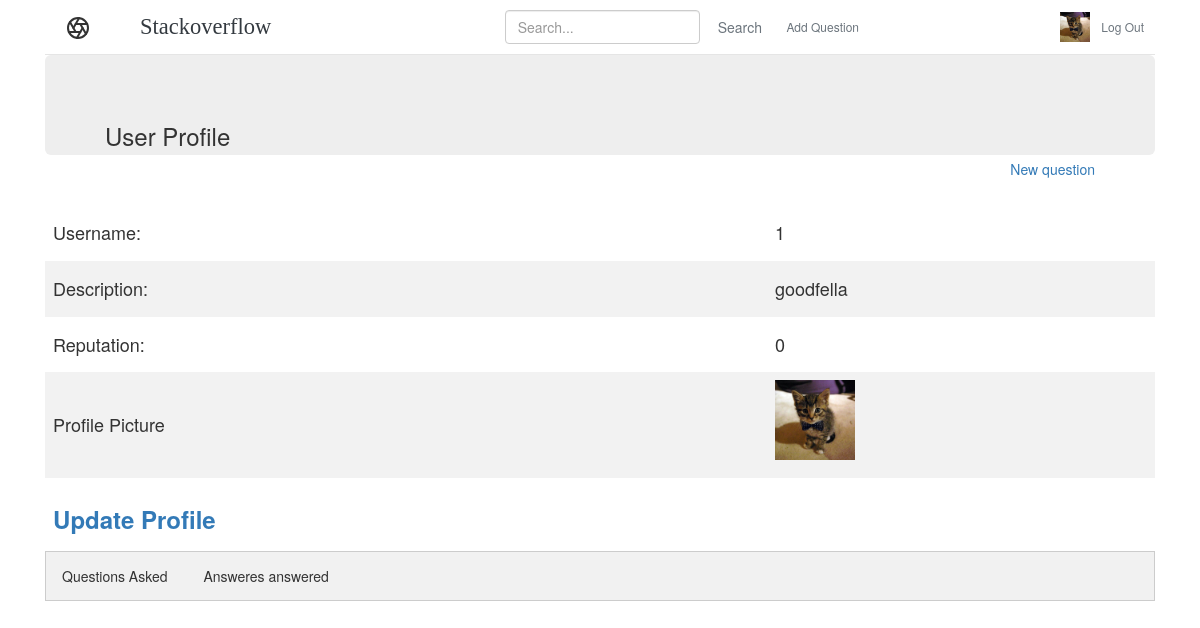
/auth/1/profile (signed in), run on the app's committed database.
### tables this page shows
CREATE TABLE user (
  id INTEGER PRIMARY KEY AUTOINCREMENT,
  username TEXT UNIQUE NOT NULL,
  email TEXT UNIQUE NOT NULL,
  password TEXT NOT NULL,
  description VARCHAR(100) NULL,
  reputation INTEGER DEFAULT 0,
  profile_picture VARCHAR(256) DEFAULT NULL
);

### flaskr/auth.py (the view)
@bp.route('/<int:id>/profile')
def profile(id):
    db = get_db()
    posts=db.execute('SELECT * FROM post WHERE author_id = ?', (id,)).fetchall()
    ans1=db.execute('SELECT * FROM answer WHERE author_id = ?', (id,)).fetchall()
    result=db.execute('SELECT * FROM user WHERE id = ?', (id,)).fetchone()
    ans=[]
    for i in ans1:
        ans.append(db.execute('SELECT * FROM post WHERE qid = ?', (i['qid'],)).fetchone())
    return render_template('auth/profile.html',result=result,posts=posts,ans=ans)

### flaskr/auth.py (called while the page is built)
@bp.before_app_request
def load_logged_in_user():
    user_id = session.get('user_id')
    if user_id is None:
        g.user = None
    else:
        g.user = get_db().execute(
            'SELECT * FROM user WHERE id = ?', (user_id,)
        ).fetchone()

### flaskr/db.py (called while the page is built)
def get_db():
    if 'db' not in g:
        g.db = sqlite3.connect(
            current_app.config['DATABASE'],
            detect_types=sqlite3.PARSE_DECLTYPES
        )
        g.db.row_factory = sqlite3.Row
    return g.db

### flaskr/templates/auth/profile.html (shortened to what this page needs)
{% extends 'base.html' %}
{% block header %}
  <div class="jumbotron">
      <h3>{% block title %}User Profile{% endblock %}</h3>
      {% if g.user %}
    <a class="action" style="float:right;" href="{{ url_for('question.create') }}">New question</a>
  {% endif %}
  </div>
  {% endblock %}
{%block content%}
<br>
<table >
      <tr><td><h4>Username:</h4></td><td><h4>{{result[0]}}</h4></td></td></tr>
      <tr><td><h4>Description:</h4></td><td><h4>{{result['description']}}</h4></td>   </tr>
      <tr><td><h4>Reputation:</h4></td><td><h4>{{result['reputation']}}</h4></td></tr>
      <tr><td><h4>Profile Picture</td>
        <td>
          {%if g.user['id']==result[0]%}
              {%if g.user['profile_picture']%}
                  <img width="80px" height="80px" class="image-fluid" src="{{ url_for('static', filename=g.user['profile_picture'])}}"><h4></td>
              {%else%}
                  <img width="80px" height="80px" class="image-fluid" src="{{ url_for('static', filename='images/default.png')}}"><h4></td>
              {%endif%}
          {%else%}
              <img width="80px" height="80px" class="image-fluid" src="{{ url_for('static', filename=result['profile_picture'])}}">
          {%endif%}
        {%if g.user['id']==result[0]%}
            <tr><td> <h4> <a class="action" href="{{ url_for('auth.update_profile',id=g.user['id']) }}"><h3><b>Update Profile</b></h3></a></h4></td></tr>
        {% endif %}
  </table>
  <div class="tabs">
      <button class="tablinks"  onclick="open_tab(event, 'questions_asked')">Questions Asked</button>
      <button class="tablinks" onclick="open_tab(event, 'answers_answered')">Answeres answered</button>
  </div>
  {% endblock %}

### flaskr/templates/base.html (shortened to what this page needs)
<!doctype html>
    <link rel="stylesheet" href="https://use.fontawesome.com/releases/v5.5.0/css/all.css">
    <link rel="stylesheet" href="https://maxcdn.bootstrapcdn.com/bootstrap/4.0.0/css/bootstrap.min.css"
>
    <link type="text/css" rel="stylesheet" href="{{ url_for('static', filename='css/style.css') }}">
<link rel="stylesheet" href="{{ url_for('static', filename='css/style.css') }}">
<link rel="stylesheet" href="https://cdnjs.cloudflare.com/ajax/libs/twitter-bootstrap/3.3.7/css/bootstrap.min.css">
<link rel="stylesheet" href="https://cdnjs.cloudflare.com/ajax/libs/bootstrap-tagsinput/0.8.0/bootstrap-tagsinput.css">
<link rel="stylesheet" href="{{ url_for('static', filename='css/bootstrap-tagsinput.css') }}">
<body>
    <div class="container">
        <header class="blog-header py-3">
            <div class="row flex-nowrap justify-content-between align-items-center">
                <div class="col-1 pt-1">
                </div>
                <div class="col-3 text-left">
                    <a class="blog-header-logo text-dark" href="{{ url_for('question.index')}}">Stackoverflow</a>
                </div>
                <div class="col-4 d-flex justify-content-end align-items-right">
                    <form class="form-inline my-0 my-sm-0" method="post" action="/search">
                         <input class="form-control mr-sm-2" type="search" placeholder="Search..." aria-label="Search" name="pattern">
                        <button class="btn btn-outline-secondary" type="submit">Search</button>
                    </form>
                </div>
                {% if g.user %}
                <div class="col-1 d-flex justify-content-end align-items-right">
                    <form action="/create">
                      <button type="submit" class="btn btn-sm btn-outline-secondary">Add Question</button>
                      </form>
                </div>
                <div class="col-3 d-flex justify-content-end align-items-left">
                    <div class="profile-pic">
                        {%if g.user['profile_picture']%}
                                <a href="{{ url_for('auth.profile',id=g.user['id']) }}">
                                <img width="30px" height="30px" class="image-fluid" src="{{ url_for('static', filename=g.user['profile_picture'])}}"></a>
                        {%else%}
                                <a href="{{ url_for('auth.profile',id=g.user['id']) }}">
                                <img width="30px" height="30px" class="image-fluid" src="{{ url_for('static', filename='images/default.png')}}"></a>
                        {%endif%}
                    </div>
                    <form action="/auth/logout">
                    <button type="submit" class="btn btn-sm btn-outline-secondary">Log Out</button>
                    </form>
                </div>
                {% endif %}
            </div>
        </header>
    </div>
    <div class="container">
    <section class="content">
        <header>
          {% block header %}{% endblock %}
        </header>
        {% block content %}{% endblock %}
      </section>
    </div>
</body>
</html>

### flaskr/static/css/style.css (style rules this page uses)
.blog-header { line-height: 1; border-bottom: 1px solid #e5e5e5; }
.blog-header-logo { font-family: "Playfair Display", serif; font-size: 2.25rem; }
h1, h2, h3, h4, h5, h6 { font-family: "Playfair Display", Georgia, "Times New Roman", serif; }
.tabs { overflow: hidden; border: 1px solid #ccc; background-color: #f1f1f1; }
.tabs button { background-color: inherit; border: none; outline: none; cursor: pointer; padding: 14px 16px; transition: 0.3s; }
table { border-collapse: collapse; width: 100%; }
th, td { text-align: left; padding: 8px; }
tr:nth-child(even) { background-color: #f2f2f2 }
.jumbotron { height: 100px; }

### flaskr/templates/auth/profile.html (style rules this page uses)
.tabs { overflow: hidden; border: 1px solid #ccc; background-color: #f1f1f1; }
.tabs button { background-color: inherit; border: none; outline: none; cursor: pointer; padding: 14px 16px; transition: 0.3s; }
table { border-collapse: collapse; width:100%; align-self: center; }
th, td { text-align: left; padding: 8px; }
tr:nth-child(even) { background-color: #f2f2f2 }

### data on the page
user: profile_picture (picture), id "1", description "goodfella", reputation "0"
